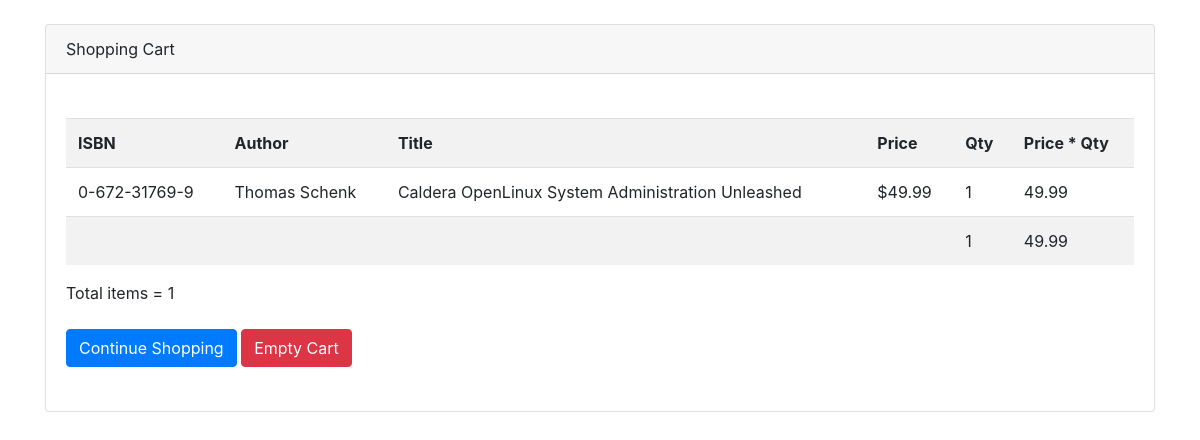
The page /cart/show_cart.php?id=0-672-31769-9 on the database its author committed.
### tables this page shows
CREATE TABLE IF NOT EXISTS `books` (
  `isbn` varchar(13) NOT NULL,
  `author` varchar(50) DEFAULT NULL,
  `title` varchar(100) DEFAULT NULL,
  `price` float(4,2) DEFAULT NULL,
  PRIMARY KEY (`isbn`)
);

### cart/show_cart.php (the view, shortened to what this page needs)
<?php
$id = $_GET['id'];
?>
<br>
<div class="card">
<div class="card-header">Shopping Cart</div>
<div class="card-body">
<br>
<table class="table table-striped">
    <tr>
		<th>ISBN</th>
		<th>Author</th>
        <th>Title</th>
		<th>Price</th>
		<th>Qty</th>
		<th>Price * Qty</th>
	</tr>
<?php
require_once('../lib/db_login.php');
$sum_qty = 0;
$sum_price = 0;
if (is_array($_SESSION['cart'])){
	foreach ($_SESSION['cart'] as $id => $qty){
		$query = " SELECT * FROM books WHERE isbn='".$id."'";
		$result = $db->query($query);
		while ($row = $result->fetch_object()){
			echo '<tr>';
			echo '<td>'.$row->isbn.'</td>';
			echo '<td>'.$row->author.'</td> ';
			echo '<td>'.$row->title.'</td> ';
			echo '<td> $'.$row->price.'</td>';
			echo '<td>'.$qty.'</td>';
			echo '<td>'.$row->price * $qty.'</td>';
			echo '</tr>';
			$sum_qty = $sum_qty + $qty;
			$sum_price = $sum_price + ($row->price * $qty);
		}
	}
	echo'<tr><td></td><td></td><td></td><td></td><td>'.$sum_qty.'</td><td>'.$sum_price.'</td></tr>';
}else{
	echo '<tr><td colspan="6" align="center">There is no item in shopping cart</td></tr>';
}
?>
</table>
Total items = <?php echo $sum_qty; ?><br><br>
<a class="btn btn-primary" href="view_books.php">Continue Shopping</a>
<a class="btn btn-danger" href="delete_cart.php">Empty Cart</a><br /><br />
</div>
</div>

### rows shown on the page
books: isbn "0-672-31769-9", author "Thomas Schenk", title "Caldera OpenLinux System Administration Unleashed", price "49.99", qty "1", $row->price*$qty "49.99"

### other values the page prints
$sum_qty "1"
$sum_price "49.99"
